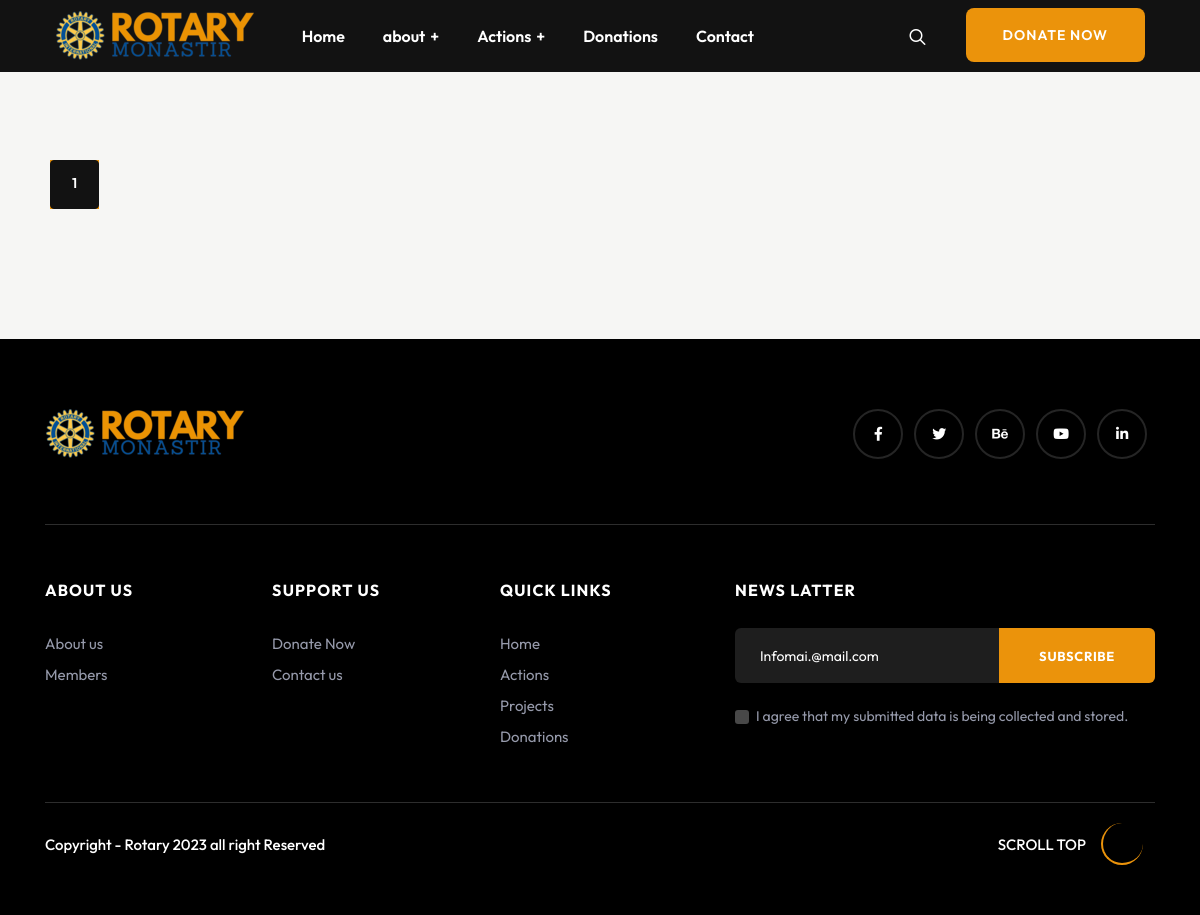
The app's page /donations, older data.
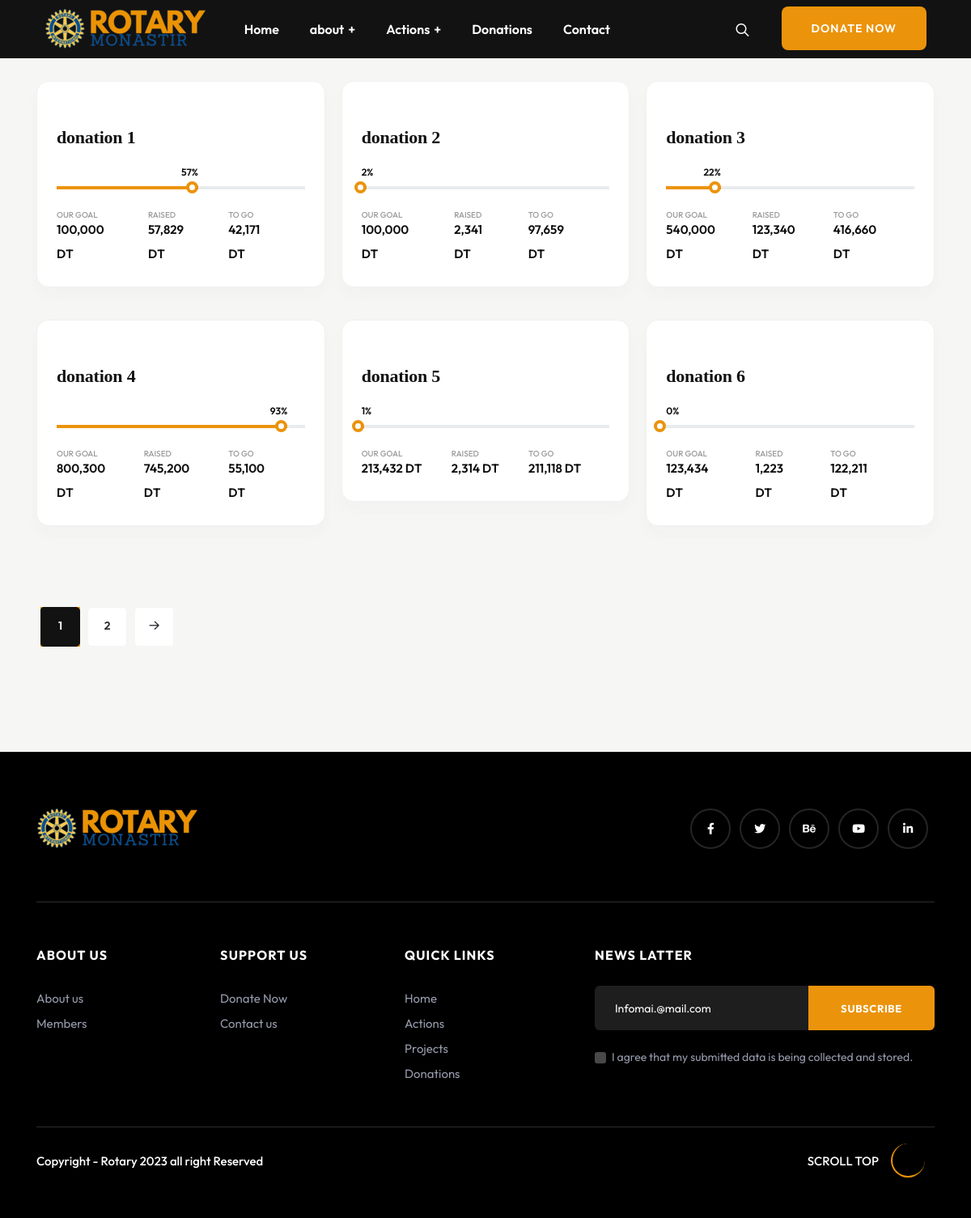
The same page, newer data.
### base/models.py (models this page shows, shortened)
class Donation(models.Model):
    title = models.CharField(max_length=200, unique=True)
    slug = AutoSlugField(populate_from='title',unique=True)
    content = models.TextField()
    goal = models.IntegerField()
    raised = models.IntegerField()
    image = models.ImageField(blank=True,upload_to='rotary/donations')
    categories = models.ManyToManyField('Category')
    def get_raised(self):
        return  f'{self.raised:,}'
    def get_goal(self):
        return  f'{self.goal:,}'
    def get_to_go(self):
        return  f'{self.goal - self.raised:,}'
    def get_percent(self):
        return  int(self.raised * 100 / self.goal)

### base/views.py (the view)
# urls.py: path('donations', views.donations , name="donations"),
def donations(request):
    q= request.GET.get('q','')
    donations = Donation.objects.filter(
        Q(title__icontains=q)|
        Q(categories__name__icontains=q)|
        Q(content__icontains=q)
    ).order_by('title')
    unique_donation=[]
    seen_titles = set()
    for donation in donations:
            if donation.title not in seen_titles:
                unique_donation.append(donation)
                seen_titles.add(donation.title)
    paginator = Paginator(unique_donation, 6)
    page_number = request.GET.get('page')
    page = paginator.get_page(page_number)
    categories = Category.objects.all().order_by('name')
    context = {'categories':categories,'page': page,'q':q}
    return render(request,'base/donations.html',context)

### base/templates/base/donations.html (shortened to what this page needs)
{% extends 'main.html' %} {% load static %} {% block content %}
<main>
   <div class="donation-list-area pt-100 pb-130">
    <div class="container">
       <div class="row tp-gx-20">
        {% for donation in page %}
        <div class="col-xl-4 col-lg-4 col-md-6">
          <div class="donation-card-box wow fadeInLeft" data-wow-duration="1s" data-wow-delay=".3s">
             <div class="card-item">
                <div class="tpcard__wrapper white-bg">
                   <div class="tpcard__img">
                   </div>
                   <div class="tpcard__content">
                      <h4 class="tpcard__title"><a href="{% url 'donation' donation.slug %}">{{donation.title}}</a>
                      </h4>
                      <div class="tpcard__progresss">
                         <div class="progress">
                            <div class="progress-bar" role="progressbar" aria-label="Example with label"
                               style="width: {{donation.get_percent}}%;" aria-valuenow="25" aria-valuemin="0" aria-valuemax="100">
                               <span>{{donation.get_percent}}%</span>
                            </div>
                         </div>
                      </div>
                      <div class="tpcard__bottom d-flex justify-content-between">
                         <div class="tpcard__details">
                            <span class="subtitle">our goal</span> <br>
                            <span class="sale">{{donation.get_goal}} Dt</span>
                         </div>
                         <div class="tpcard__details">
                            <span class="subtitle">Raised</span> <br>
                            <span class="sale">{{donation.get_raised}} Dt</span>
                         </div>
                         <div class="tpcard__details">
                            <span class="subtitle">to go</span> <br>
                            <span class="sale">{{ donation.get_to_go  }} Dt</span>
                         </div>
                      </div>
                   </div>
                </div>
             </div>
          </div>
       </div>
        {% endfor %}
          {% include 'pagination.html' %}
       </div>
    </div>
 </div>
</main>
{% endblock content %}

### templates/main.html (shortened to what this page needs)
<!DOCTYPE html>
<html class="no-js" lang="zxx">
  {% load static %}
  <head>
    <link rel="stylesheet" href="{% static 'css/bootstrap.css' %}" />
    <link rel="stylesheet" href="{% static 'css/meanmenu.css' %}" />
    <link rel="stylesheet" href="{% static 'css/animate.css' %}" />
    <link rel="stylesheet" href="{% static 'css/swiper-bundle.css' %}" />
    <link rel="stylesheet" href="{% static 'css/slick.css' %}" />
    <link rel="stylesheet" href="{% static 'css/nouislider.css' %}" />
    <link rel="stylesheet" href="{% static 'css/backtotop.css' %}" />
    <link rel="stylesheet" href="{% static 'css/magnific-popup.css' %}" />
    <link rel="stylesheet" href="{% static 'css/nice-select.css' %}" />
    <link rel="stylesheet" href="{% static 'css/font-awesome-pro.css' %}" />
    <link rel="stylesheet" href="{% static 'css/spacing.css' %}" />
    <link rel="stylesheet" href="{% static 'css/main.css' %}" />
  </head>
  <body>
    {% include 'loader.html' %} {% include 'navbar.html' %} {% block content %}
    {% endblock content %} {% include 'footer.html' %}
  </body>
</html>

### templates/loader.html (shortened to what this page needs)
{% load static %}

### templates/navbar.html (shortened to what this page needs)
{% load static %}
<header
  id="header-sticky"
  class="transparent-header header-sticky header__sticky"
>
  <div class="header-area header-area-2 header__space pt-40">
    <div class="container-fluid">
      <div class="row align-items-center justify-content-between">
        <div class="col-xl-2 col-lg-2 col-md-6 col-6">
          <div class="logo">
            <a href="/">
              <img alt="logo" src="{% static 'img/logo/logo1.png' %}" />
            </a>
          </div>
        </div>
        <div class="d-none d-xl-block col-xl-6 col-lg-6">
          <div class="main-menu main-menu-2 menu__space">
            <nav id="tp-mobile-menu">
              <ul>
                <li>
                  <a href="{% url 'index' %}">Home</a>
                </li>
                <li class="has-dropdown">
                  <a href="{% url 'about' %}">about</a>
                </li>
                <li class="has-dropdown" >
                  <a href="{% url 'blogs' %}">Actions</a>
                </li>
                <li >
                  <a href="{% url 'donations' %}">Donations</a>
                </li>
                <li>
                  <a href="{% url 'contact' %}">Contact</a>
                </li>
              </ul>
            </nav>
          </div>
        </div>
        <div class="col-xl-4 col-lg-6 col-md-6 col-6">
          <div
            class="header-right d-none d-lg-flex align-items-center justify-content-end"
          >
            <div class="header-icon">
              <ul class="d-flex">
                <li class="search-btn-wrap">
                  <a class="tp-header-search-toggle">
                    <i
                      class="fa-regular fa-magnifying-glass header-search-open"
                    ></i>
                  </a>
                </li>
              </ul>
            </div>
            <div class="header-btn">
              <a class="tp-btn tp-btn-shine-effect" href="whatsapp://send?phone=+21621251143&text=As+someone+who+values+the+work+you+do%2C+I+would+like+to+make+a+donation+to+support+your+mission.+Could+you+please+provide+me+with+more+information+on+how+to+make+a+donation%3F+" target="_blank"
                ><span>Donate now</span></a
              >
            </div>
          </div>
        </div>
      </div>
    </div>
  </div>
</header>

### templates/pagination.html (shortened to what this page needs)
<div class="our-portfolio-pagination">
    <nav class="donation-pagination news-blog mt-20" aria-label="...">
      <ul class="pagination">
        <li class="page-item active" aria-current="page">
          <span class="page-link">{{ page.number }}</span>
        </li>
        {% if page.has_next %}
        <li class="page-item">
          <a class="page-link" href="?page={{ page.next_page_number }}&q={{ q }}">{{ page.next_page_number }}</a>
        </li>
        <li class="page-item">
          <a class="page-link" href="?page={{ page.paginator.num_pages }}&q={{ q }}"
            ><i class="fa-regular fa-arrow-right"></i
          ></a>
        </li>
        {% endif %}
      </ul>
    </nav>
  </div>

### templates/footer.html
{% load static %}
   <footer class="bg-black">
    <div class="footer-social-area pt-70">
      <div class="container">
        <div class="tpborder-bottom pb-35">
          <div class="row">
            <div class="col-xl-6 col-lg-6 col-md-6">
              <div class="tpfooter__logo mb-30">
                <a href="/">
                  <img src="{% static 'img/logo/footer-logo.png' %}" alt="" />
                </a>
              </div>
            </div>
            <div class="col-xl-6 col-lg-6 col-md-6">
              <div class="tpfooter__social text-start text-md-end">
                <a href="#"><i class="fa-brands fa-facebook-f"></i></a>
                <a href="#"><i class="fa-brands fa-twitter"></i></a>
                <a href="#"><i class="fa-brands fa-behance"></i></a>
                <a href="#"><i class="fa-brands fa-youtube"></i></a>
                <a href="#"><i class="fa-brands fa-linkedin-in"></i></a>
              </div>
            </div>
          </div>
        </div>
      </div>
    </div>
    <div class="footer-widget-area">
      <div class="container">
        <div class="tpborder-bottom pt-35 pb-50 mb-20 mt-20">
          <div class="row">
            <div class="col-xl-3 col-lg-3 col-md-4 col-6 col-6">
              <div class="tpfooter-widget tp-footer-col-1">
                <h3 class="tpfooter-widget__title">About us</h3>
                <ul>
                  <li><a href="{% url 'about' %}">About us</a></li>
                  <li><a href="{% url 'team'  %}">Members</a></li>
                </ul>
              </div>
            </div>
            <div class="col-xl-3 col-lg-3 col-md-4 col-6 col-6">
              <div class="tpfooter-widget tp-footer-col-2">
                <h3 class="tpfooter-widget__title">Support us</h3>
                <ul>
                  <li><a href="#">Donate Now</a></li>
                  <li><a href="{% url 'contact'  %}">Contact us</a></li>
                </ul>
              </div>
            </div>
            <div class="col-xl-2 col-lg-2 col-md-4 col-6">
              <div class="tpfooter-widget tp-footer-col-3">
                <h3 class="tpfooter-widget__title">Quick LInks</h3>
                <ul>
                  <li><a href="{% url 'index'  %}">Home</a></li>
                  <li><a href="{% url 'blogs'  %}">Actions</a></li>
                  <li><a href="{% url 'projects'  %}">Projects</a></li>
                  <li><a href="{% url 'donations'  %}">Donations</a></li>
                </ul>
              </div>
            </div>
            <div class="col-xl-4 col-lg-4 col-md-8 col-12">
              <div class="tpfooter-widget tp-footer-col-4">
                <h3 class="tpfooter-widget__title">News Latter</h3>
                <div class="tpfooter-subscribe p-relative mb-20">
                  <form>
                    <input type="email" placeholder="Infomai.@mail.com" />
                    <button type="submit">Subscribe</button>
                  </form>
                </div>
                <div class="tp-check-box">
                  <div class="form-check">
                    <input
                      class="form-check-input"
                      type="checkbox"
                      value=""
                      id="footer-agree"
                    />
                    <label class="form-check-label" for="footer-agree">
                      I agree that my submitted data is being collected and
                      stored.
                    </label>
                  </div>
                </div>
              </div>
            </div>
          </div>
        </div>
      </div>
    </div>
    <div class="footer-copyright-area pb-50">
      <div class="container">
        <div class="row align-items-center">
          <div class="col-xl-8 col-lg-6 col-md-6">
            <div class="tp-copyright">
              <p>Copyright - Rotary {% now "Y" %} all right Reserved</p>
            </div>
          </div>
          <div class="col-xl-4 col-lg-6 col-md-6">
            <div class="d-flex justify-content-md-end backtop">
              <div class="tp-backtop">
                <button type="button" class="back-to-top-btn">
                  <span>Scroll Top</span>
                  <span><i class="fa-thin fa-arrow-up"></i></span>
                </button>
              </div>
            </div>
          </div>
        </div>
      </div>
    </div>
  </footer>

### static/css/spacing.css (style rules this page uses)
.mt-20 { margin-top: 20px }
.mb-20 { margin-bottom: 20px }
.mb-30 { margin-bottom: 30px }
.pt-35 { padding-top: 35px }
.pt-40 { padding-top: 40px }
.pt-70 { padding-top: 70px }
.pt-100 { padding-top: 100px }
.pb-35 { padding-bottom: 35px }
.pb-50 { padding-bottom: 50px }
.pb-130 { padding-bottom: 130px }

Row changes from the older to the newer data that the page shows:
added Donation: title "donation 1", get_percent "57", get_goal "100,000", get_raised "57,829", get_to_go "42,171"
added Donation: title "donation 2", get_percent "2", get_goal "100,000", get_raised "2,341", get_to_go "97,659"
added Donation: title "donation 3", get_percent "22", get_goal "540,000", get_raised "123,340", get_to_go "416,660"
added Donation: title "donation 4", get_percent "93", get_goal "800,300", get_raised "745,200", get_to_go "55,100"
added Donation: title "donation 5", get_percent "1", get_goal "213,432", get_raised "2,314", get_to_go "211,118"
added Donation: title "donation 6", get_percent "0", get_goal "123,434", get_raised "1,223", get_to_go "122,211"
Text that changed along with them:
{{ page.next_page_number }}: (not shown) → "2"
